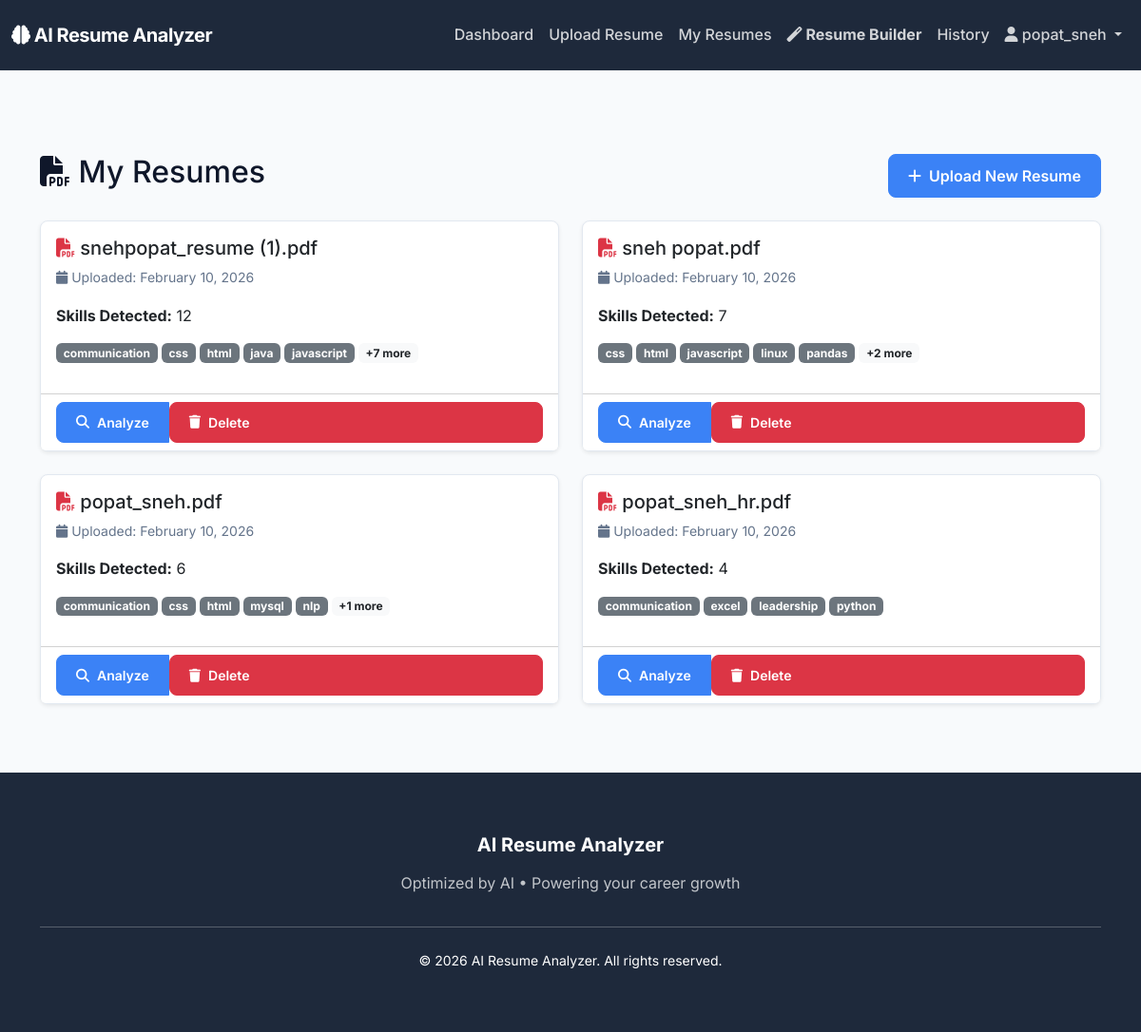
/analysis/resumes (signed in), run on the app's committed database.
### flask_app/models.py (models this page shows, shortened)
class User(UserMixin, db.Model):
    __tablename__ = 'users'
    id = db.Column(db.String(36), primary_key=True, default=lambda: str(uuid.uuid4()))
    username = db.Column(db.String(80), unique=True, nullable=False, index=True)
    email = db.Column(db.String(120), unique=True, nullable=False, index=True)
    password_hash = db.Column(db.String(255), nullable=False)
    first_name = db.Column(db.String(100))
    last_name = db.Column(db.String(100))
    created_at = db.Column(db.DateTime, default=datetime.utcnow)
    updated_at = db.Column(db.DateTime, default=datetime.utcnow, onupdate=datetime.utcnow)
    is_admin = db.Column(db.Boolean, default=False)
    role = db.Column(db.String(20), default='user')
    resumes = db.relationship('Resume', backref='user', lazy=True, cascade='all, delete-orphan')
    analyses = db.relationship('Analysis', backref='user', lazy=True, cascade='all, delete-orphan')

class Resume(db.Model):
    __tablename__ = 'resumes'
    id = db.Column(db.String(36), primary_key=True, default=lambda: str(uuid.uuid4()))
    user_id = db.Column(db.String(36), db.ForeignKey('users.id'), nullable=False)
    filename = db.Column(db.String(255), nullable=False)
    filepath = db.Column(db.String(500), nullable=False)
    extracted_text = db.Column(db.Text)
    extracted_skills = db.Column(db.JSON, default=list)
    created_at = db.Column(db.DateTime, default=datetime.utcnow)
    updated_at = db.Column(db.DateTime, default=datetime.utcnow, onupdate=datetime.utcnow)
    analyses = db.relationship('Analysis', backref='resume', lazy=True, cascade='all, delete-orphan')

### flask_app/routes/analysis.py (the view)
@analysis_bp.route('/resumes')
@login_required
def resume_list():
    resumes = Resume.query.filter_by(user_id=current_user.id).order_by(Resume.created_at.desc()).all()
    return render_template('analysis/resume_list.html', resumes=resumes)

### flask_app/routes/resume.py (called while the page is built)
@resume_bp.app_context_processor
def utility_processor():
    return dict(include_static_css=lambda x: "")

### run.py (called while the page is built)
@login_manager.user_loader
def load_user(user_id):
    return User.query.get(user_id)

@app.before_request
def before_request():
    from flask import session
    session.permanent = True
    app.permanent_session_lifetime.total_seconds()

### flask_app/templates/analysis/resume_list.html (shortened to what this page needs)
{% extends "base.html" %}
{% block content %}
<div class="container my-5">
    <div class="row mb-4">
        <div class="col-md-8">
            <h2><i class="fas fa-file-pdf"></i> My Resumes</h2>
        </div>
        <div class="col-md-4 text-end">
            <a href="{{ url_for('analysis.upload_resume') }}" class="btn btn-primary">
                <i class="fas fa-plus"></i> Upload New Resume
            </a>
        </div>
    </div>
    {% if resumes %}
        <div class="row g-4">
            {% for resume in resumes %}
                <div class="col-md-6">
                    <div class="card shadow-sm h-100">
                        <div class="card-body">
                            <h5 class="card-title">
                                <i class="fas fa-file-pdf text-danger"></i> {{ resume.filename }}
                            </h5>
                            <p class="card-text text-muted small">
                                <i class="fas fa-calendar"></i>
                                Uploaded: {{ resume.created_at.strftime('%B %d, %Y') }}
                            </p>
                            <p class="card-text">
                                <strong>Skills Detected:</strong> {{ resume.extracted_skills|length }}
                            </p>
                            {% if resume.extracted_skills %}
                                <div class="mb-3">
                                    <div class="d-flex flex-wrap gap-1">
                                        {% for skill in resume.extracted_skills[:5] %}
                                            <span class="badge bg-secondary">{{ skill }}</span>
                                        {% endfor %}
                                        {% if resume.extracted_skills|length > 5 %}
                                            <span class="badge bg-light text-dark">+{{ resume.extracted_skills|length - 5 }} more</span>
                                        {% endif %}
                                    </div>
                                </div>
                            {% endif %}
                        </div>
                        <div class="card-footer bg-white">
                            <div class="btn-group w-100" role="group">
                                <a href="{{ url_for('analysis.analyze_resume', resume_id=resume.id) }}" class="btn btn-sm btn-primary">
                                    <i class="fas fa-search"></i> Analyze
                                </a>
                                <form method="POST" action="{{ url_for('analysis.delete_resume', resume_id=resume.id) }}" class="w-100" onsubmit="return confirm('Are you sure you want to delete this resume?');">
                                    <button type="submit" class="btn btn-sm btn-danger w-100">
                                        <i class="fas fa-trash"></i> Delete
                                    </button>
                                </form>
                            </div>
                        </div>
                    </div>
                </div>
            {% endfor %}
        </div>
    {% endif %}
</div>
{% endblock %}

### flask_app/templates/base.html (shortened to what this page needs)
<!DOCTYPE html>
<html lang="en">
<head>
    <link href="https://cdn.jsdelivr.net/npm/bootstrap@5.3.0/dist/css/bootstrap.min.css" rel="stylesheet">
    <link rel="stylesheet" href="https://cdnjs.cloudflare.com/ajax/libs/font-awesome/6.4.0/css/all.min.css">
    <link rel="stylesheet" href="{{ url_for('static', filename='css/style.css') }}">
    <link rel="stylesheet" href="{{ url_for('static', filename='css/resume.css') }}">
</head>
<body>
    <nav class="navbar navbar-expand-lg navbar-dark bg-primary">
        <div class="container-fluid">
            <a class="navbar-brand fw-bold" href="{{ url_for('main.index') }}">
                <i class="fas fa-brain"></i> AI Resume Analyzer
            </a>
            <div class="collapse navbar-collapse" id="navbarNav">
                <ul class="navbar-nav ms-auto">
                    {% if current_user.is_authenticated %}
                    {% if current_user.role == 'hr' %}
                    <li class="nav-item">
                        <a class="nav-link" href="{{ url_for('hr.dashboard') }}">HR Dashboard</a>
                    </li>
                    <li class="nav-item">
                        <a class="nav-link" href="{{ url_for('hr.jobs') }}">My Jobs</a>
                    </li>
                    <li class="nav-item">
                        <a class="nav-link" href="{{ url_for('hr.add_job') }}">Post New Job</a>
                    </li>
                    {% else %}
                    <li class="nav-item">
                        <a class="nav-link" href="{{ url_for('main.dashboard') }}">Dashboard</a>
                    </li>
                    {% if current_user.is_admin %}
                    <li class="nav-item">
                        <a class="nav-link fw-bold text-warning" href="{{ url_for('admin.dashboard') }}">Admin Panel</a>
                    </li>
                    {% else %}
                    <li class="nav-item">
                        <a class="nav-link" href="{{ url_for('analysis.upload_resume') }}">Upload Resume</a>
                    </li>
                    <li class="nav-item">
                        <a class="nav-link" href="{{ url_for('analysis.resume_list') }}">My Resumes</a>
                    </li>
                    <li class="nav-item">
                        <a class="nav-link fw-bold text-info" href="{{ url_for('resume.builder') }}">
                            <i class="fas fa-magic"></i> Resume Builder
                        </a>
                    </li>
                    <li class="nav-item">
                        <a class="nav-link" href="{{ url_for('analysis.history') }}">History</a>
                    </li>
                    {% endif %}
                    {% endif %}
                    <li class="nav-item dropdown">
                        <a class="nav-link dropdown-toggle" href="#" id="userDropdown" role="button"
                            data-bs-toggle="dropdown">
                            <i class="fas fa-user"></i> {{ current_user.username }}
                        </a>
                    </li>
                    {% endif %}
                </ul>
            </div>
        </div>
    </nav>
    <main class="container-fluid py-4">
        {% block content %}{% endblock %}
    </main>
    <footer class="text-white text-center">
        <div class="container">
            <div class="row mb-4">
                <div class="col-md-12">
                    <h5 class="fw-bold mb-3">AI Resume Analyzer</h5>
                    <p class="text-light opacity-75">Optimized by AI • Powering your career growth</p>
                </div>
            </div>
            <hr class="opacity-25 mb-4">
            <p class="small mb-0">&copy; 2026 AI Resume Analyzer. All rights reserved.</p>
        </div>
    </footer>
</body>
</html>

### flask_app/static/css/style.css (style rules this page uses)
:root { --primary-color: #1E293B; --primary-hover: #334155; --accent-color: #3B82F6; --accent-hover: #2563EB; --success-color: #10B981; --warning-color: #F59E0B; --danger-color: #EF4444; --bg-main: #F8FAFC; --bg-card: #FFFFFF; --text-main: #0F172A; --text-muted: #64748B; --border-color: #E2E8F0; --border-radius: 8px; --shadow-sm: 0 1px 2px 0 rgba(0, 0, 0, 0.05); --shadow-md: 0 4px 6px -1px rgba(0, 0, 0, 0.1), 0 2px 4px -1px rgba(0, 0, 0, 0.06); --transition: all 0.2s cubic-bezier(0.4, 0, 0.2, 1); }
body { font-family: 'Inter', 'Segoe UI', system-ui, -apple-system, sans-serif; background-color: var(--bg-main); color: var(--text-main); line-height: 1.6; }
main { min-height: calc(100vh - 200px); }
.navbar { background-color: var(--primary-color) !important; padding: 1rem 0; box-shadow: var(--shadow-sm); }
.navbar-brand { font-weight: 700; font-size: 1.25rem; letter-spacing: -0.025em; }
.nav-link { font-weight: 500; color: rgba(255, 255, 255, 0.8) !important; transition: var(--transition); }
.card { background-color: var(--bg-card); border: 1px solid var(--border-color); border-radius: var(--border-radius); box-shadow: var(--shadow-sm); transition: var(--transition); }
.btn { border-radius: var(--border-radius); padding: 0.625rem 1.25rem; font-weight: 600; transition: var(--transition); display: inline-flex; align-items: center; gap: 0.5rem; }
.btn-primary { background-color: var(--accent-color) !important; border-color: var(--accent-color) !important; color: white !important; }
footer { background-color: var(--primary-color) !important; color: #94A3B8; padding: 4rem 0; border-top: none; }
footer p { margin-bottom: 0.5rem; }
.text-muted { color: var(--text-muted) !important; }
.bg-primary { background-color: var(--primary-color) !important; }

### data on the page
User: username "popat_sneh"
Resume: filename "snehpopat_resume (1).pdf", created_at "February 10, 2026", extracted_skills|length "12", 5 "communication" "css" "html" "java" "javascript", extracted_skills|length "7"
Resume: filename "sneh popat.pdf", created_at "February 10, 2026", extracted_skills|length "7", 5 "css" "html" "javascript" "linux" "pandas", extracted_skills|length "2"
Resume: filename "popat_sneh.pdf", created_at "February 10, 2026", extracted_skills|length "6", 5 "communication" "css" "html" "mysql" "nlp", extracted_skills|length "1"
Resume: filename "popat_sneh_hr.pdf", created_at "February 10, 2026", extracted_skills|length "4", 5 "communication" "excel" "leadership" "python"
